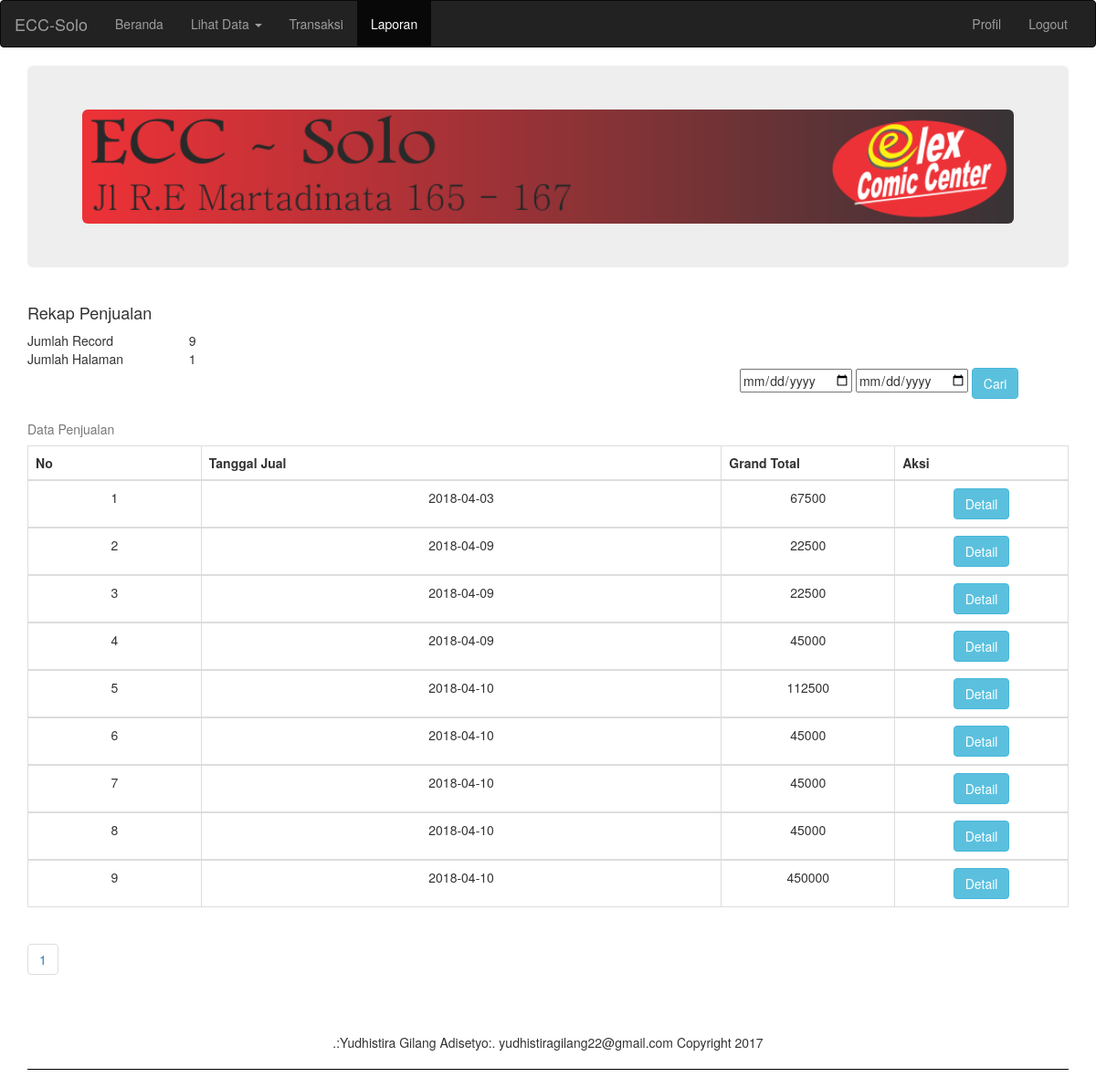
The app's page /kasir/laporanjual.php (signed in) with its own data.
### tables this page shows
CREATE TABLE `penjualan` (
  `IdJual` varchar(11) NOT NULL,
  `IdMember` varchar(11) NOT NULL,
  `TglTransaksi` date NOT NULL,
  `GrandTotal` int(11) NOT NULL
);

### kasir/laporanjual.php (the view, shortened to what this page needs)
<?php
  include'../config.php';
	$DATA = "SELECT COUNT(IdJual) FROM penjualan";
	$jumlah = mysqli_query($mysqli, $DATA);
	$row = mysqli_fetch_row($jumlah);
	$rows = $row[0];
	$page_rows = 10;
	$halaman=ceil($rows / $page_rows);
	$page = (isset($_GET['page'])) ? (int)$_GET['page'] : 1;
	$start = ($page - 1) * $page_rows;
?>
<!DOCTYPE html>
<html lang="en">
<head>
  <link rel="stylesheet" href="../css/bootstrap.min.css">
  <link rel="stylesheet" href="../js/jquery-ui/jquery-ui.css">
</head>
<body>
<nav class="navbar navbar-inverse">
  <div class="container-fluid">
    <div class="navbar-header">
      <a class="navbar-brand" href="index.php">ECC-Solo</a>
    </div>
    <div class="collapse navbar-collapse" id="myNavbar">
      <ul class="nav navbar-nav">
        <li><a href="index.php">Beranda</a></li>
		<li class="dropdown">
			     <a class="dropdown-toggle" data-toggle="dropdown" href="#">Lihat Data <span class="caret"></span></a>
		</li>
		<li><a href="penjualan.php">Transaksi</a></li>
		<li class="active"><a href="laporanjual.php">Laporan</a></li>
      </ul>
	  <ul class="nav navbar-nav navbar-right">
	  	<li><a href="profil.php">Profil</a></li>
		<li><a href="logout.php"><span class=""></span> Logout</a></li>
	  </ul>
    </div>
  </div>
</nav>
 <div class="container">
  	<div class="jumbotron">
  		<img src="../gambar/logo.png" class="img-rounded" alt="Lights" style="width:100%">
 	</div>
	<div class="row">
		<div class="col-md-12">
			<h4>Rekap Penjualan</h4>
		</div>
	</div>
	<div class="row">
		<div class="col-md-12">
				<table class="col-md-2" border="0">
					<tr>
						<td>Jumlah Record</td>
						<td><?php echo $rows; ?></td>
					</tr>
					<tr>
						<td>Jumlah Halaman</td>
						<td><?php echo $halaman; ?></td>
					</tr>
				</table>
			</div>
		<?php
		echo'
			<div class="col-md-4 col-md-offset-8">
				<form role="form" action="" method="POST">
				<div class="form-group">
					<input type="date" name="tgl1" placeholder="Tanggal Awal">
					<input type="date" name="tgl2" placeholder="Tanggal Akhir">
					<button name="BtnCari" type="submit" class="btn btn-info">Cari</button>
				</div>
				</form>
			</div>
	</div>
	<div class="row">
		<div class="col-md-12">
			<div class="table-responsive">
				<table class="table table-bordered">
				<thead align="center" >
				<th class="col-sm-1">No</th>
				<th hidden="hidden">Id Jual</th>
				<th class="col-sm-3">Tanggal Jual</th>
				<th class="col-sm-1">Grand Total</th>
				<th class="col-sm-1">Aksi</th>
				</thead>
				<caption>Data Penjualan</caption>';
			if (isset($_POST['BtnCari'])) {
				$tgl1=$_POST['tgl1'];
				$tgl2=$_POST['tgl2'];
				$Data="SELECT * FROM penjualan WHERE (TglTransaksi BETWEEN '$tgl1' AND '$tgl2')";
				$result= $mysqli->query($Data);
			}else{
				$Data="SELECT * FROM penjualan LIMIT $start, $page_rows";
				$result= $mysqli->query($Data);
			}
				$no=1;
				if ($result->num_rows > 0) {
					while($b=$result->fetch_array()){
					echo'
						<tbody align="center">
							<tr>
								<td>'.$no++.'</td>
								<td hidden>'.$b['IdJual'].'</td>
								<td>'.$b['TglTransaksi'].'</td>
								<td>'.$b['GrandTotal'].'</td>
								<td>
									<a href="detjual.php?kode='.$b['IdJual'].'" class="btn btn-info">Detail</a>
								</td>
							</tr>
						</tbody>';
					}
				}
				?>
				</table>
				<ul class="pagination">
					<?php
					for($x=1;$x<=$halaman;$x++){
					echo"
					<li><a href='?page=  $x '>  $x </a></li>";
					}
					?>
				</ul>
			</div>
		</div>
	</div>
<div class="page-header">
		<p align="center">.:Yudhistira Gilang Adisetyo:. yudhistiragilang22@gmail.com Copyright 2017</p>
	</div>
</div>
</body>
</html>

### records on screen
penjualan: TglTransaksi "2018-04-03", GrandTotal "67500"
penjualan: TglTransaksi "2018-04-09", GrandTotal "22500"
penjualan: TglTransaksi "2018-04-09", GrandTotal "22500"
penjualan: TglTransaksi "2018-04-09", GrandTotal "45000"
penjualan: TglTransaksi "2018-04-10", GrandTotal "112500"
penjualan: TglTransaksi "2018-04-10", GrandTotal "45000"
penjualan: TglTransaksi "2018-04-10", GrandTotal "45000"
penjualan: TglTransaksi "2018-04-10", GrandTotal "45000"
penjualan: TglTransaksi "2018-04-10", GrandTotal "450000"

### other values on screen
$rows "9"
$halaman "1"
